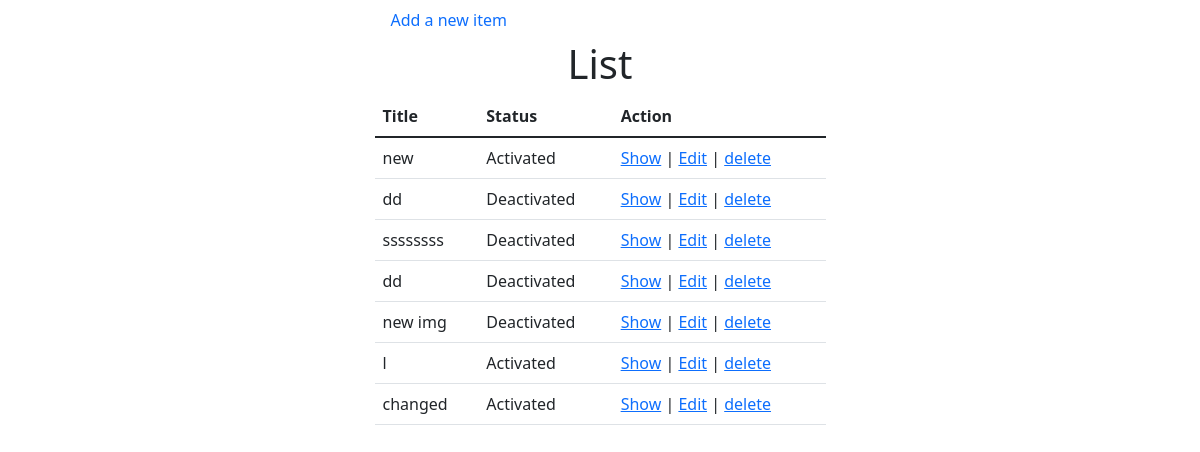
Screenshot of /admin/product/index.php with the database file from the repository.
### tables this page shows
CREATE TABLE `product` (
  `id` int(11) NOT NULL,
  `title` varchar(256) NOT NULL,
  `created_at` datetime NOT NULL DEFAULT CURRENT_TIMESTAMP,
  `modified_at` datetime NOT NULL DEFAULT CURRENT_TIMESTAMP,
  `picture` varchar(255) DEFAULT NULL,
  `is_active` tinyint(4) NOT NULL DEFAULT '0'
);

### src/Product.php (called while the page is built, shortened)
<?php
class Product{
    public $conn = null;
    public function __construct()
    {
        $this->conn = new PDO("mysql:host=localhost;dbname=ecommerce", 'root', '');
        $this->conn->setAttribute(PDO::ATTR_ERRMODE, PDO::ERRMODE_EXCEPTION);
    }
    public function index() {
        $query = "SELECT * FROM `product`";
        $stmt = $this->conn->prepare($query);
        $result = $stmt->execute();
        $products = $stmt->fetchAll();
        return $products;
    }
}

### admin/product/index.php (the view, shortened to what this page needs)
<?php
$_product = new Product();
$products = $_product->index();
?>
<!doctype html>
<html lang="en">
<head>
    <link href="https://cdn.jsdelivr.net/npm/bootstrap@5.1.3/dist/css/bootstrap.min.css" rel="stylesheet">
</head>
<body>
    <section>
        <div class="container">
            <div class="row justify-content-center">
                <div class="col-md-5">
                    <ul class="nav">
                        <li class="nav-item">
                            <a class="nav-link active" aria-current="page" href="create.php">Add a new item</a>
                        </li>
                    </ul>
                    <h1 class="text-center">List</h1>
                    <table class="table">
                        <thead>
                            <tr>
                                <th scope="col">Title</th>
                                <th scope="col">Status</th>
                                <th scope="col">Action</th>
                            </tr>
                        </thead>
                        <tbody>
                            <?php
                            foreach ($products as $product) :
                            ?>
                                <tr>
                                    <td><?= $product['title']; ?></td>
                                    <td><?= $product['is_active'] ? 'Activated' : 'Deactivated'; ?></td>
                                    <td><a href="show.php?id=<?= $product['id'] ?>">Show</a> | <a href="edit.php?id=<?= $product['id'] ?>">Edit</a> | <a href="delete.php?id=<?= $product['id'] ?>">delete</a></td>
                                </tr>
                            <?php
                            endforeach;
                            ?>
                        </tbody>
                    </table>
                </div>
            </div>
        </div>
    </section>
</body>
</html>

### rows the page displays
product: title "new", is_active "Activated"
product: title "dd", is_active "Deactivated"
product: title "ssssssss", is_active "Deactivated"
product: title "dd", is_active "Deactivated"
product: title "new img", is_active "Deactivated"
product: title "l", is_active "Activated"
product: title "changed", is_active "Activated"
